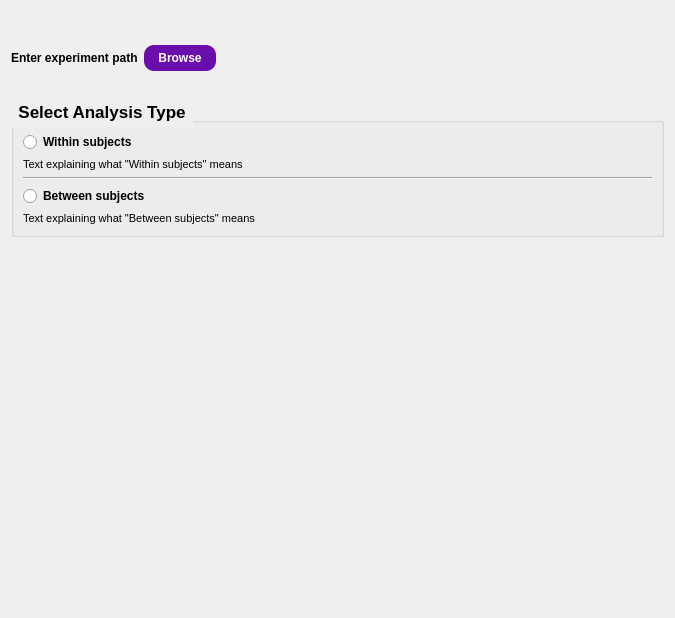
<?xml version="1.0" encoding="UTF-8"?>
<ui version="4.0">
 <class>PlotStatsInitWidget</class>
 <widget class="QWidget" name="PlotStatsInitWidget">
  <property name="enabled">
   <bool>true</bool>
  </property>
  <property name="geometry">
   <rect>
    <x>0</x>
    <y>0</y>
    <width>675</width>
    <height>618</height>
   </rect>
  </property>
  <property name="sizePolicy">
   <sizepolicy hsizetype="Fixed" vsizetype="Fixed">
    <horstretch>0</horstretch>
    <verstretch>0</verstretch>
   </sizepolicy>
  </property>
  <property name="minimumSize">
   <size>
    <width>120</width>
    <height>0</height>
   </size>
  </property>
  <property name="cursor">
   <cursorShape>PointingHandCursor</cursorShape>
  </property>
  <property name="windowTitle">
   <string>Form</string>
  </property>
  <layout class="QVBoxLayout" name="verticalLayout">
   <item>
    <widget class="QLabel" name="descriptionLabel">
     <property name="styleSheet">
      <string notr="true">QLabel {
    qproperty-alignment: 'AlignCenter';
    font-family: 'Segoe UI', Arial;
}</string>
     </property>
     <property name="text">
      <string>&lt;html&gt;&lt;head/&gt;&lt;body&gt;&lt;p&gt;&lt;br/&gt;&lt;/p&gt;&lt;/body&gt;&lt;/html&gt;</string>
     </property>
     <property name="alignment">
      <set>Qt::AlignCenter</set>
     </property>
    </widget>
   </item>
   <item>
    <layout class="QHBoxLayout" name="horizontalLayout">
     <item>
      <widget class="QLabel" name="label">
       <property name="font">
        <font>
         <weight>75</weight>
         <bold>true</bold>
        </font>
       </property>
       <property name="text">
        <string>Enter experiment path</string>
       </property>
      </widget>
     </item>
     <item>
      <widget class="QPushButton" name="browseButton">
       <property name="font">
        <font>
         <pointsize>9</pointsize>
         <weight>75</weight>
         <bold>true</bold>
        </font>
       </property>
       <property name="styleSheet">
        <string notr="true">QPushButton {
    background-color: #6a0dad;
    color: white;
    border-radius: 10px;
    padding: 6px 14px;
    font-weight: bold;
}
QPushButton:hover {
    background-color: #ec407a;
}
QPushButton:disabled {
    background-color: #ccc;
    color: #666;
}</string>
       </property>
       <property name="text">
        <string>Browse</string>
       </property>
      </widget>
     </item>
     <item>
      <widget class="QLabel" name="pathLabel">
       <property name="font">
        <font>
         <italic>true</italic>
        </font>
       </property>
       <property name="text">
        <string/>
       </property>
      </widget>
     </item>
     <item>
      <spacer name="horizontalSpacer">
       <property name="orientation">
        <enum>Qt::Horizontal</enum>
       </property>
       <property name="sizeHint" stdset="0">
        <size>
         <width>40</width>
         <height>20</height>
        </size>
       </property>
      </spacer>
     </item>
    </layout>
   </item>
   <item>
    <widget class="QLabel" name="messageLabel">
     <property name="styleSheet">
      <string notr="true">color: red; font-weight: bold;</string>
     </property>
     <property name="text">
      <string/>
     </property>
     <property name="alignment">
      <set>Qt::AlignCenter</set>
     </property>
    </widget>
   </item>
   <item>
    <widget class="QGroupBox" name="groupBox">
     <property name="font">
      <font>
       <pointsize>13</pointsize>
       <weight>75</weight>
       <bold>true</bold>
      </font>
     </property>
     <property name="styleSheet">
      <string notr="true">QGroupBox::title {
    subcontrol-origin: margin;
    subcontrol-position: top left; 
    padding: 5px;                 
    letter-spacing: 1px;
    
    color: qlineargradient(
        spread:pad, x1:0, y1:0, x2:1, y2:0,
        stop:0 #6a0dad, stop:1 #ec407a
    );
}</string>
     </property>
     <property name="title">
      <string>Select Analysis Type</string>
     </property>
     <layout class="QVBoxLayout" name="verticalLayout_2">
      <item>
       <layout class="QVBoxLayout" name="verticalLayout_3">
        <item>
         <widget class="QRadioButton" name="withinRButton">
          <property name="font">
           <font>
            <pointsize>9</pointsize>
            <weight>75</weight>
            <bold>true</bold>
           </font>
          </property>
          <property name="text">
           <string>Within subjects</string>
          </property>
         </widget>
        </item>
        <item>
         <widget class="QLabel" name="withinDescription">
          <property name="font">
           <font>
            <pointsize>8</pointsize>
           </font>
          </property>
          <property name="text">
           <string>Text explaining what &quot;Within subjects&quot; means</string>
          </property>
         </widget>
        </item>
        <item>
         <widget class="Line" name="line">
          <property name="orientation">
           <enum>Qt::Horizontal</enum>
          </property>
         </widget>
        </item>
        <item>
         <widget class="QRadioButton" name="betweenRButton">
          <property name="font">
           <font>
            <pointsize>9</pointsize>
            <weight>75</weight>
            <bold>true</bold>
           </font>
          </property>
          <property name="text">
           <string>Between subjects</string>
          </property>
         </widget>
        </item>
        <item>
         <widget class="QLabel" name="betweenDescription">
          <property name="font">
           <font>
            <pointsize>8</pointsize>
           </font>
          </property>
          <property name="text">
           <string>Text explaining what &quot;Between subjects&quot; means</string>
          </property>
         </widget>
        </item>
       </layout>
      </item>
     </layout>
    </widget>
   </item>
   <item>
    <spacer name="verticalSpacer">
     <property name="orientation">
      <enum>Qt::Vertical</enum>
     </property>
     <property name="sizeHint" stdset="0">
      <size>
       <width>20</width>
       <height>40</height>
      </size>
     </property>
    </spacer>
   </item>
  </layout>
 </widget>
 <resources/>
 <connections/>
</ui>
